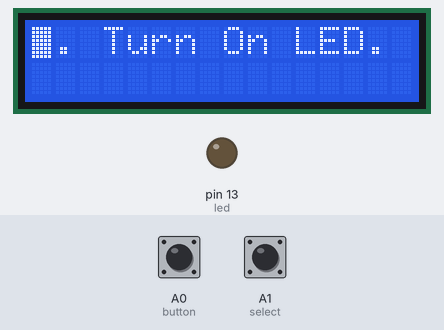
Bench run of a sketch on a simulated Arduino Uno, built with avr-gcc and run on an emulated ATmega328P. Parts: 16×2 character LCD, output pins drawn as LEDs (lit = HIGH). The inputs (shaded band) are chosen by the test bench; at power-on: A0 (button) LOW, A1 (select) LOW.

Above: at 1.2 s.
1.3 s: A0 (button) pulled HIGH for 1 s
At 3.5 s:
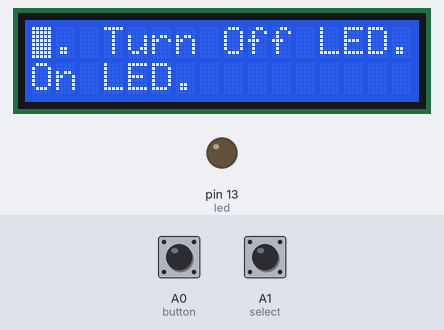
3.8 s: A0 (button) pulled HIGH for 0.15 s
At 5.2 s:
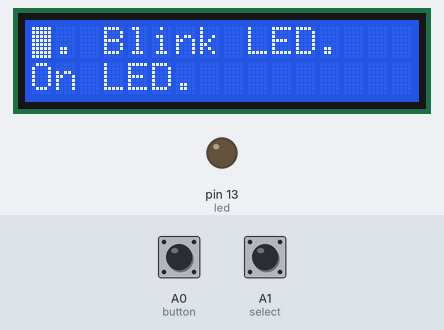
5.6 s: A0 (button) pulled HIGH for 0.15 s
At 6.6 s:
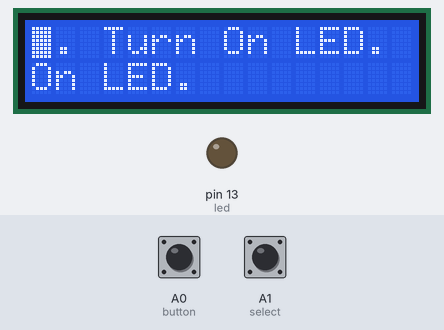
7.4 s: A1 (select) pulled HIGH for 0.15 s
At 8.6 s:
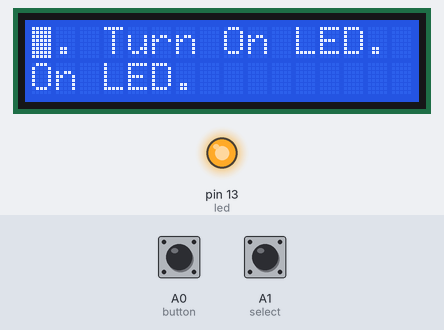
9.0 s: A0 (button) pulled HIGH for 3.2 s
At 13.4 s:
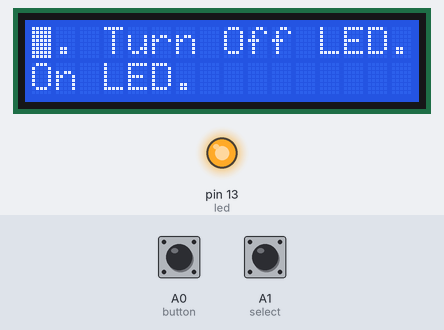
13.7 s: A0 (button) pulled HIGH for 1 s
At 14.6 s:
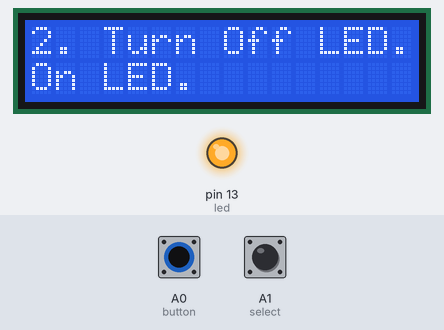
Timing chart, 0 to 16.7 s (numbered marks = the images above; inputs shaded):
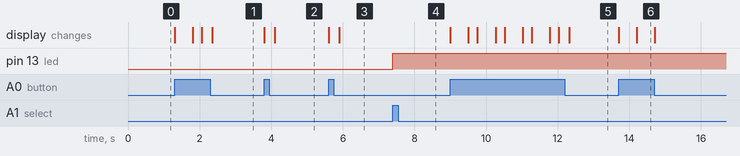

The sketch:

LCD_02.ino
```cpp
/* The circuit:
 * LCD RS pin to digital pin 12
 * LCD Enable pin to digital pin 11
 * LCD D4 pin to digital pin 5
 * LCD D5 pin to digital pin 4
 * LCD D6 pin to digital pin 3
 * LCD D7 pin to digital pin 2
 * LCD R/W pin to ground
 * 10K resistor:
 * ends to +5V and ground
 * wiper to LCD VO pin (pin 3) */

// include the library code:
#include <LiquidCrystal.h>
int button = A0;
int select = A1;
int led = 13;
int pos = 1;
boolean stat = false;
boolean exe = false;

const int rs = 12, en = 11, d4 = 5, d5 = 4, d6 = 3, d7 = 2;
LiquidCrystal lcd(rs, en, d4, d5, d6, d7);

void setup() {
  pinMode(button,INPUT);
  pinMode(select,INPUT);
  pinMode(led,OUTPUT);
  lcd.begin(16, 2);
  lcd.print("1. Turn On LED. ");
  lcd.setCursor(0,0);
}

void loop() {
  if(pos==1 && digitalRead(button)==1){
    pos=2;
    lcd.print("2. Turn Off LED.");
    delay(250);}
  if(pos==2 && digitalRead(button)==1){
    pos=3;
    lcd.print("3. Blink LED.   ");
    delay(250);}
  if(pos==3 && digitalRead(button)==1){
    pos=1;
    lcd.print("1. Turn On LED. ");
    delay(250);}
    if(digitalRead(select)==1){
      switch(pos){
        case 1:
        encender();
        exe = false;
        delay(250);
        break;
        case 2:
        apagar();
        exe = false;
        delay(250);
        break;
        case 3:
        parpadear();
        exe = true;
        break;
        default:
        lcd.print("Error");
        }}
        else{if(exe==true){parpadear();}}
  lcd.setCursor(0,0);
  lcd.blink();
  lcd.display();
}

void encender(){
  digitalWrite(led,HIGH);
  boolean stat = true;}
void apagar(){
  digitalWrite(led,LOW);
  boolean stat = false;}
void parpadear(){
  if(stat==false){
    digitalWrite(led,HIGH);
    stat= true;
    delay(100);}
  if(stat=true){
    digitalWrite(led,LOW);
    stat=false;
    delay(100);}}
```

Measured:
- after the input at 1.3 s, the display: first changes at once (image 1 shows a later state)
- after the input at 3.8 s, the display: first changes at once (image 2 shows a later state)
- after the input at 5.6 s, the display: first changes at once (image 3 shows a later state)
- after the input at 7.4 s, pin 13 (led): LOW → HIGH at once
- after the input at 9.0 s, the display: first changes at once (image 5 shows a later state)
- after the input at 13.7 s, the display: first changes at once (image 6 shows a later state)
